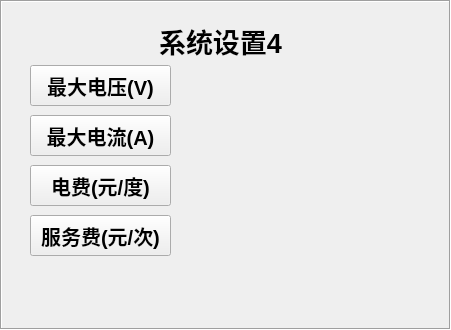
   <widget class="QFrame" name="frame_2">
    <property name="geometry">
     <rect>
      <x>25</x>
      <y>95</y>
      <width>451</width>
      <height>330</height>
     </rect>
    </property>
    <property name="sizePolicy">
     <sizepolicy hsizetype="Ignored" vsizetype="Ignored">
      <horstretch>0</horstretch>
      <verstretch>0</verstretch>
     </sizepolicy>
    </property>
    <property name="minimumSize">
     <size>
      <width>13</width>
      <height>0</height>
     </size>
    </property>
    <property name="font">
     <font>
      <pointsize>24</pointsize>
      <weight>75</weight>
      <bold>true</bold>
      <kerning>true</kerning>
     </font>
    </property>
    <property name="autoFillBackground">
     <bool>false</bool>
    </property>
    <property name="styleSheet">
     <string notr="true">background-image: url(:/background/qrc/background/back.png);
 </string>
    </property>
    <property name="frameShape">
     <enum>QFrame::Box</enum>
    </property>
    <property name="frameShadow">
     <enum>QFrame::Sunken</enum>
    </property>
    <widget class="QPushButton" name="pbtn_1">
     <property name="geometry">
      <rect>
       <x>30</x>
       <y>65</y>
       <width>141</width>
       <height>41</height>
      </rect>
     </property>
     <property name="font">
      <font>
       <pointsize>15</pointsize>
      </font>
     </property>
     <property name="focusPolicy">
      <enum>Qt::NoFocus</enum>
     </property>
     <property name="text">
      <string>最大电压(V)</string>
     </property>
     <property name="flat">
      <bool>false</bool>
     </property>
    </widget>
    <widget class="QPushButton" name="pbtn_2">
     <property name="geometry">
      <rect>
       <x>30</x>
       <y>115</y>
       <width>141</width>
       <height>41</height>
      </rect>
     </property>
     <property name="font">
      <font>
       <pointsize>15</pointsize>
      </font>
     </property>
     <property name="focusPolicy">
      <enum>Qt::NoFocus</enum>
     </property>
     <property name="text">
      <string>最大电流(A)</string>
     </property>
    </widget>
    <widget class="QLabel" name="label_maxv">
     <property name="geometry">
      <rect>
       <x>200</x>
       <y>70</y>
       <width>161</width>
       <height>31</height>
      </rect>
     </property>
     <property name="font">
      <font>
       <pointsize>20</pointsize>
       <weight>75</weight>
       <italic>false</italic>
       <bold>true</bold>
      </font>
     </property>
     <property name="frameShape">
      <enum>QFrame::NoFrame</enum>
     </property>
     <property name="text">
      <string/>
     </property>
    </widget>
    <widget class="QLabel" name="label_maxi">
     <property name="geometry">
      <rect>
       <x>200</x>
       <y>120</y>
       <width>161</width>
       <height>31</height>
      </rect>
     </property>
     <property name="font">
      <font>
       <pointsize>20</pointsize>
       <weight>75</weight>
       <bold>true</bold>
      </font>
     </property>
     <property name="frameShape">
      <enum>QFrame::NoFrame</enum>
     </property>
     <property name="text">
      <string/>
     </property>
    </widget>
    <widget class="QPushButton" name="pbtn_7">
     <property name="geometry">
      <rect>
       <x>10</x>
       <y>800</y>
       <width>141</width>
       <height>41</height>
      </rect>
     </property>
     <property name="font">
      <font>
       <pointsize>15</pointsize>
      </font>
     </property>
     <property name="focusPolicy">
      <enum>Qt::NoFocus</enum>
     </property>
     <property name="text">
      <string>保存间隔(s)</string>
     </property>
    </widget>
    <widget class="QLabel" name="lbl_cost_serv">
     <property name="geometry">
      <rect>
       <x>200</x>
       <y>220</y>
       <width>161</width>
       <height>31</height>
      </rect>
     </property>
     <property name="font">
      <font>
       <pointsize>20</pointsize>
       <weight>75</weight>
       <bold>true</bold>
      </font>
     </property>
     <property name="frameShape">
      <enum>QFrame::NoFrame</enum>
     </property>
     <property name="text">
      <string/>
     </property>
    </widget>
    <widget class="QPushButton" name="pbtn_5">
     <property name="geometry">
      <rect>
       <x>10</x>
       <y>800</y>
       <width>141</width>
       <height>41</height>
      </rect>
     </property>
     <property name="font">
      <font>
       <pointsize>15</pointsize>
      </font>
     </property>
     <property name="focusPolicy">
      <enum>Qt::NoFocus</enum>
     </property>
     <property name="text">
      <string>停止电流(A)</string>
     </property>
    </widget>
    <widget class="QLabel" name="lbl_accurrent">
     <property name="geometry">
      <rect>
       <x>170</x>
       <y>800</y>
       <width>161</width>
       <height>31</height>
      </rect>
     </property>
     <property name="font">
      <font>
       <pointsize>20</pointsize>
       <weight>75</weight>
       <bold>true</bold>
      </font>
     </property>
     <property name="frameShape">
      <enum>QFrame::Box</enum>
     </property>
     <property name="text">
      <string/>
     </property>
    </widget>
    <widget class="QFrame" name="frame_5">
     <property name="geometry">
      <rect>
       <x>11</x>
       <y>800</y>
       <width>321</width>
       <height>31</height>
      </rect>
     </property>
     <property name="frameShape">
      <enum>QFrame::StyledPanel</enum>
     </property>
     <property name="frameShadow">
      <enum>QFrame::Raised</enum>
     </property>
     <widget class="QRadioButton" name="type_A">
      <property name="geometry">
       <rect>
        <x>10</x>
        <y>800</y>
        <width>161</width>
        <height>21</height>
       </rect>
      </property>
      <property name="font">
       <font>
        <pointsize>15</pointsize>
       </font>
      </property>
      <property name="focusPolicy">
       <enum>Qt::NoFocus</enum>
      </property>
      <property name="text">
       <string>宝马流程</string>
      </property>
     </widget>
     <widget class="QRadioButton" name="type_B">
      <property name="geometry">
       <rect>
        <x>180</x>
        <y>800</y>
        <width>141</width>
        <height>21</height>
       </rect>
      </property>
      <property name="font">
       <font>
        <pointsize>15</pointsize>
       </font>
      </property>
      <property name="focusPolicy">
       <enum>Qt::NoFocus</enum>
      </property>
      <property name="text">
       <string>普天流程</string>
      </property>
     </widget>
    </widget>
    <widget class="QFrame" name="frame_6">
     <property name="geometry">
      <rect>
       <x>11</x>
       <y>800</y>
       <width>321</width>
       <height>41</height>
      </rect>
     </property>
     <property name="frameShape">
      <enum>QFrame::StyledPanel</enum>
     </property>
     <property name="frameShadow">
      <enum>QFrame::Raised</enum>
     </property>
     <widget class="QRadioButton" name="gun_line">
      <property name="geometry">
       <rect>
        <x>10</x>
        <y>6</y>
        <width>131</width>
        <height>31</height>
       </rect>
      </property>
      <property name="font">
       <font>
        <pointsize>15</pointsize>
       </font>
      </property>
      <property name="focusPolicy">
       <enum>Qt::NoFocus</enum>
      </property>
      <property name="text">
       <string>枪  线</string>
      </property>
     </widget>
     <widget class="QRadioButton" name="gun_socket">
      <property name="geometry">
       <rect>
        <x>180</x>
        <y>6</y>
        <width>121</width>
        <height>31</height>
       </rect>
      </property>
      <property name="font">
       <font>
        <pointsize>15</pointsize>
       </font>
      </property>
      <property name="focusPolicy">
       <enum>Qt::NoFocus</enum>
      </property>
      <property name="text">
       <string>枪  座</string>
      </property>
     </widget>
    </widget>
    <widget class="QPushButton" name="pbtn_6">
     <property name="geometry">
      <rect>
       <x>10</x>
       <y>800</y>
       <width>141</width>
       <height>41</height>
      </rect>
     </property>
     <property name="font">
      <font>
       <pointsize>15</pointsize>
      </font>
     </property>
     <property name="focusPolicy">
      <enum>Qt::NoFocus</enum>
     </property>
     <property name="text">
      <string> 检测距离(mm)</string>
     </property>
    </widget>
    <widget class="QFrame" name="frame_7">
     <property name="geometry">
      <rect>
       <x>11</x>
       <y>800</y>
       <width>321</width>
       <height>41</height>
      </rect>
     </property>
     <property name="frameShape">
      <enum>QFrame::StyledPanel</enum>
     </property>
     <property name="frameShadow">
      <enum>QFrame::Raised</enum>
     </property>
     <widget class="QRadioButton" name="char_first">
      <property name="geometry">
       <rect>
        <x>10</x>
        <y>6</y>
        <width>131</width>
        <height>31</height>
       </rect>
      </property>
      <property name="font">
       <font>
        <pointsize>15</pointsize>
       </font>
      </property>
      <property name="focusPolicy">
       <enum>Qt::NoFocus</enum>
      </property>
      <property name="text">
       <string>充电优先</string>
      </property>
     </widget>
     <widget class="QRadioButton" name="net_first">
      <property name="geometry">
       <rect>
        <x>180</x>
        <y>6</y>
        <width>121</width>
        <height>31</height>
       </rect>
      </property>
      <property name="font">
       <font>
        <pointsize>15</pointsize>
       </font>
      </property>
      <property name="focusPolicy">
       <enum>Qt::NoFocus</enum>
      </property>
      <property name="text">
       <string>认证优先</string>
      </property>
     </widget>
    </widget>
    <widget class="QFrame" name="frame_9">
     <property name="geometry">
      <rect>
       <x>10</x>
       <y>800</y>
       <width>321</width>
       <height>31</height>
      </rect>
     </property>
     <property name="frameShape">
      <enum>QFrame::StyledPanel</enum>
     </property>
     <property name="frameShadow">
      <enum>QFrame::Raised</enum>
     </property>
     <widget class="QRadioButton" name="pbtn_16">
      <property name="geometry">
       <rect>
        <x>12</x>
        <y>6</y>
        <width>81</width>
        <height>21</height>
       </rect>
      </property>
      <property name="font">
       <font>
        <pointsize>15</pointsize>
       </font>
      </property>
      <property name="focusPolicy">
       <enum>Qt::NoFocus</enum>
      </property>
      <property name="text">
       <string>16A</string>
      </property>
     </widget>
     <widget class="QRadioButton" name="pbtn_32">
      <property name="geometry">
       <rect>
        <x>120</x>
        <y>6</y>
        <width>81</width>
        <height>21</height>
       </rect>
      </property>
      <property name="font">
       <font>
        <pointsize>15</pointsize>
       </font>
      </property>
      <property name="focusPolicy">
       <enum>Qt::NoFocus</enum>
      </property>
      <property name="text">
       <string>32A</string>
      </property>
     </widget>
     <widget class="QRadioButton" name="pbtn_63">
      <property name="geometry">
       <rect>
        <x>220</x>
        <y>6</y>
        <width>81</width>
        <height>21</height>
       </rect>
      </property>
      <property name="font">
       <font>
        <pointsize>15</pointsize>
       </font>
      </property>
      <property name="focusPolicy">
       <enum>Qt::NoFocus</enum>
      </property>
      <property name="text">
       <string>63A</string>
      </property>
     </widget>
    </widget>
    <widget class="QPushButton" name="pbtn_3">
     <property name="geometry">
      <rect>
       <x>30</x>
       <y>165</y>
       <width>141</width>
       <height>41</height>
      </rect>
     </property>
     <property name="font">
      <font>
       <pointsize>15</pointsize>
      </font>
     </property>
     <property name="focusPolicy">
      <enum>Qt::NoFocus</enum>
     </property>
     <property name="text">
      <string>电费(元/度)</string>
     </property>
    </widget>
    <widget class="QPushButton" name="pbtn_4">
     <property name="geometry">
      <rect>
       <x>30</x>
       <y>215</y>
       <width>141</width>
       <height>41</height>
      </rect>
     </property>
     <property name="font">
      <font>
       <pointsize>15</pointsize>
      </font>
     </property>
     <property name="focusPolicy">
      <enum>Qt::NoFocus</enum>
     </property>
     <property name="text">
      <string>服务费(元/次)</string>
     </property>
    </widget>
    <widget class="QLabel" name="lbl_cost">
     <property name="geometry">
      <rect>
       <x>200</x>
       <y>170</y>
       <width>161</width>
       <height>31</height>
      </rect>
     </property>
     <property name="font">
      <font>
       <pointsize>20</pointsize>
       <weight>75</weight>
       <bold>true</bold>
      </font>
     </property>
     <property name="frameShape">
      <enum>QFrame::NoFrame</enum>
     </property>
     <property name="text">
      <string/>
     </property>
    </widget>
    <widget class="QLabel" name="label">
     <property name="geometry">
      <rect>
       <x>140</x>
       <y>20</y>
       <width>161</width>
       <height>41</height>
      </rect>
     </property>
     <property name="font">
      <font>
       <pointsize>20</pointsize>
      </font>
     </property>
     <property name="text">
      <string>系统设置4</string>
     </property>
     <property name="alignment">
      <set>Qt::AlignCenter</set>
     </property>
    </widget>
    <widget class="QLabel" name="label_tip">
     <property name="geometry">
      <rect>
       <x>30</x>
       <y>270</y>
       <width>411</width>
       <height>51</height>
      </rect>
     </property>
     <property name="palette">
      <palette>
       <active>
        <colorrole role="WindowText">
         <brush brushstyle="SolidPattern">
          <color alpha="255">
           <red>255</red>
           <green>0</green>
           <blue>0</blue>
          </color>
         </brush>
        </colorrole>
       </active>
       <inactive>
        <colorrole role="WindowText">
         <brush brushstyle="SolidPattern">
          <color alpha="255">
           <red>255</red>
           <green>0</green>
           <blue>0</blue>
          </color>
         </brush>
        </colorrole>
       </inactive>
       <disabled>
        <colorrole role="WindowText">
         <brush brushstyle="SolidPattern">
          <color alpha="255">
           <red>106</red>
           <green>104</green>
           <blue>100</blue>
          </color>
         </brush>
        </colorrole>
       </disabled>
      </palette>
     </property>
     <property name="font">
      <font>
       <pointsize>25</pointsize>
       <weight>75</weight>
       <bold>true</bold>
      </font>
     </property>
     <property name="frameShape">
      <enum>QFrame::NoFrame</enum>
     </property>
     <property name="text">
      <string/>
     </property>
    </widget>
   </widget>
